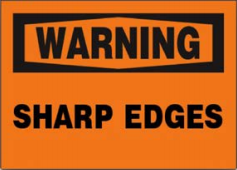
#> input picture ch02/images/sign_input.png, 237 x 170 px
$ jupyter execute 2DFilter.ipynb
#> lines starting #> are read from the running program, lines starting #| are printed output that depends on the picture
[cell 1]
import cv2
import numpy as np
from matplotlib import pyplot as plt

img = cv2.cvtColor(cv2.imread("images/sign_input.png"), cv2.COLOR_BGR2RGB)
rows, cols, channels = img.shape
#> rows = 170; cols = 237; channels = 3
plt.imshow(img)

## Apply Identity Transformation

The output image is exactly as input image

[cell 2]
identity = np.array([[0, 0, 0], [0, 1, 0], [0, 0, 0]])
output = cv2.filter2D(img, -1, identity)
plt.imshow(output)

## Apply 3 x 3 Filter to blur the image

[cell 3]
one3x3 = np.ones((3, 3), np.float32)
output = cv2.filter2D(img, -1, one3x3/9)
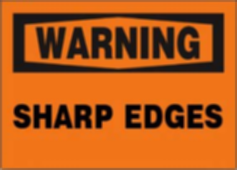
#> output: shape (170, 237, 3); mean R, G, B 178.7, 89.4, 24.9
plt.imshow(output)

## Apply 5 x 5 kernel to Blur Image

[cell 4]
one5x5 = np.ones((5, 5), np.float32)
output = cv2.filter2D(img, -1, one5x5/25)
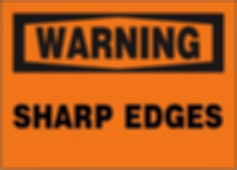
#> output: shape (170, 237, 3); mean R, G, B 179, 89.4, 24.8
plt.imshow(output)

## Use blur funtion to blur image

[cell 5]
output = cv2.blur(img, (7, 7))
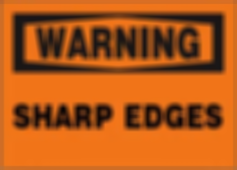
#> output: shape (170, 237, 3); mean R, G, B 179.1, 89.5, 24.8
plt.imshow(output)

$ run again, with ch02/images/house_input.png copied over ch02/images/sign_input.png
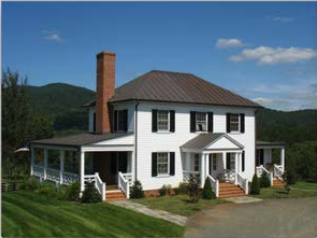
#> input picture ch02/images/house_input.png, 317 x 238 px
#> `output = cv2.filter2D(img, -1, one3x3/9)`:
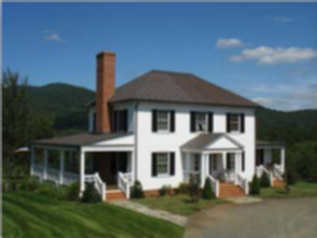
#> output: shape (238, 317, 3); mean R, G, B 84.7, 102, 108.3
#> `output = cv2.filter2D(img, -1, one5x5/25)`:
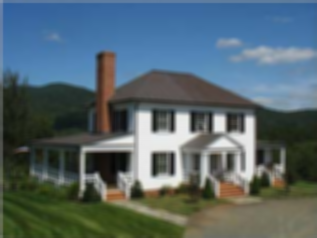
#> output: shape (238, 317, 3); mean R, G, B 84.6, 101.9, 108.2

$ run again, with ch02/images/image_02_008.png copied over ch02/images/sign_input.png
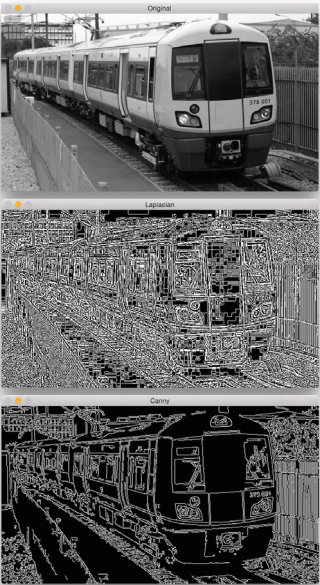
#> input picture ch02/images/image_02_008.png, 320 x 585 px
#> `output = cv2.filter2D(img, -1, one3x3/9)`:
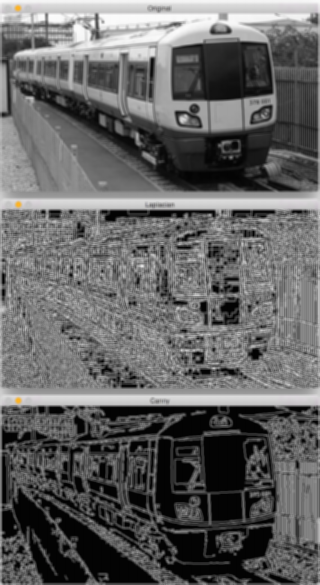
#> output: shape (585, 320, 3); mean R, G, B 99.8, 99.7, 99.7
#> `output = cv2.filter2D(img, -1, one5x5/25)`:
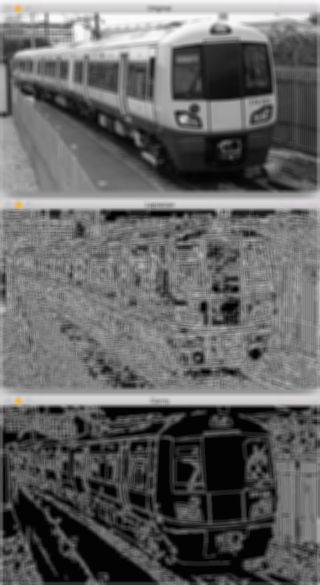
#> output: shape (585, 320, 3); mean R, G, B 99.7, 99.7, 99.6
